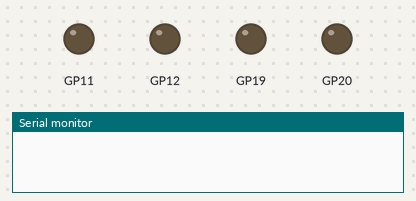
Simulated run of this sketch. Board: Raspberry Pi Pico. On the bench: output pins drawn as LEDs (lit = HIGH), the last lines printed to the serial monitor.

Above: at 1.05 s.
At 6.95 s:
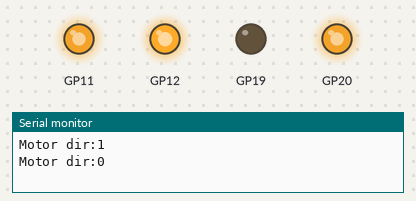
Timing chart, 0 to 21.8 s (numbered marks = the images above):
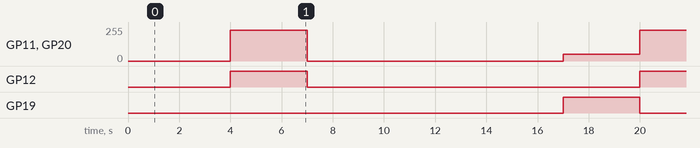

Measured:
- by itself, GP11, GP20: repeats every 16.0 s: 0/255 10.0 s, 50/255 3.0 s, 229/255 3.0 s
- by itself, GP12, GP19: alternates HIGH for 3.0 s and LOW for 13.0 s

The sketch:

motor.ino
```cpp
#include "Motor.h"

Motor motor1(11, 12);  // GPIO 11 left notor
Motor motor2(20, 19);  // GPIO 10 right motor

void setup() {
  Serial.begin(9600);
  delay(1000);
  // 兩個馬達使用同一個 slice，頻率相同
  motor1.begin(20000); // 10kHz
  motor2.begin(20000); // 10kHz
}

void loop() {
  // 你的主程式邏輯...
  delay(3000);
  car_forward(90);
  delay(3000);
  car_stop();
  delay(10000);
  car_backward(20);
}


//--- other function ---//
//--- car controlling
void car_stop(){
  motor1.stop();
  motor2.stop();
}

void car_forward(int speed){
  motor1.setDuty(speed);
  motor2.setDuty(-speed);
}

void car_backward(int speed){
  motor1.setDuty(-speed);
  motor2.setDuty(speed);
}

void car_rotate_turn_left(int speed){ //自轉
  motor1.setDuty(-speed);
  motor2.setDuty(-speed);
}

void car_rotate_turn_right(int speed){ //自轉
  motor1.setDuty(speed);
  motor2.setDuty(speed);
}

void car_revolve_turn_left(int speed){
  motor1.stop();
  motor2.setDuty(-speed);
}

void car_revolve_turn_right(int speed){
  motor1.setDuty(speed);
  motor2.stop();

}
```

Motor.cpp
```cpp
#include <sys/_stdint.h>
#include <Arduino.h>
#include "hardware/pwm.h"

#include "Motor.h"

Motor::Motor(uint pwm_pin, uint dir_pin) : _pwm_pin(pwm_pin), _dir_pin(dir_pin) {}

void Motor::begin(uint32_t freq) {
  // 設定 GPIO 為 PWM 功能
  gpio_set_function(_pwm_pin, GPIO_FUNC_PWM);
  pinMode(_dir_pin, OUTPUT);

  // 找出該 pin 所屬 slice 與 channel
  _slice = pwm_gpio_to_slice_num(_pwm_pin);
  _channel = pwm_gpio_to_channel(_pwm_pin);

  // 計算 wrap 值（TOP）
  // 預設 clock 125 MHz
  uint32_t clock = 125000000;
  _top = clock / freq - 1;

  pwm_set_wrap(_slice, _top);

  // 開始輸出
  pwm_set_enabled(_slice, true);
}

void Motor::setDuty(float speed) {
  float duty;
  uint8_t dir;
  // 設置方向及duty
  if (speed > 0){ // 正方向
    duty = speed * 0.01;
    dir = 1;
  }else if (speed < 0){ // 反方向
    duty = speed * -0.01;
    dir = 0;
  }
  if (duty > 1) duty = 1; // No higher than 100%

  Serial.print("Motor dir:");
  Serial.println(dir);

  if (dir == 0){
    digitalWrite(_dir_pin, LOW);
  }else if (dir == 1){
    digitalWrite(_dir_pin, HIGH);
  }
  uint16_t level = (uint16_t)(duty * _top);
  pwm_set_chan_level(_slice, _channel, level);


}

void Motor::stop() {
  Serial.println("stopped");
  float duty = 0;

  uint16_t level = (uint16_t)(duty * _top);
  pwm_set_chan_level(_slice, _channel, level);
  digitalWrite(_dir_pin, LOW);
}
```

Motor.h
```cpp
#ifndef MOTOR_H
#define MOTOR_H

#include <Arduino.h>

class Motor {
public:
  Motor(uint pwm_pin, uint dir_pin);
  void setDuty(float speed); // duty -100 ~ 100
  void stop();
  void begin(uint32_t freq);

private:
  uint _pwm_pin, _dir_pin;
  uint _slice;
  uint _channel;
  uint16_t _top;
};

#endif
```
